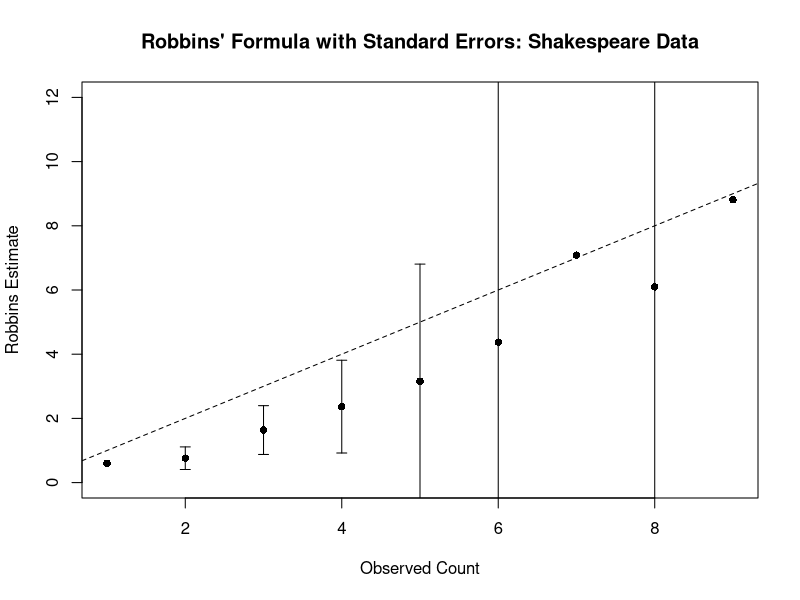

Reproduce this figure in R.
# This code was generated with the help of Claude AI

# Shakespeare Vocabulary Data (from CASI Chapter 6)
# Frequency of word counts in Shakespeare's canon

word_freq <- c(14376, 4343, 1100, 450, 213, 112, 70, 62, 42, 37)
# This represents: 14,376 words appear 1x, 4,343 words appear 2x, etc.

# Create count data: for each observed count x, how many words had that count
counts <- 1:length(word_freq)
names(word_freq) <- counts

# Compute empirical frequency f(x) = (# words with x occurrences) / (total distinct words)
total_distinct <- sum(word_freq)
f_hat <- word_freq / total_distinct

# Robbins' Formula
robbins_formula <- function(x, f_hat) {
  # E[θ|x] = (x+1) * f(x+1) / f(x)
  
  posterior_means <- numeric(length(x))
  
  for (i in seq_along(x)) {
    x_i <- x[i]
    
    # Check if x+1 is in range
    if (x_i + 1 > length(f_hat)) {
      posterior_means[i] <- NA
      next
    }
    
    denom <- f_hat[x_i]
    if (denom == 0) {
      posterior_means[i] <- NA
      next
    }
    
    numer <- (x_i + 1) * f_hat[x_i + 1]
    posterior_means[i] <- numer / denom
  }
  
  return(posterior_means)
}

# Apply Robbins' Formula to observed counts
observed_counts <- 1:9  # words we observed 1x, 2x, ..., 9x times
robbins_estimates <- robbins_formula(observed_counts, f_hat)

# Display results
results <- data.frame(
  observed_count = observed_counts,
  num_words = word_freq[observed_counts],
  robbins_estimate = robbins_estimates
)

print(results)


# Compute standard errors using CASI formula
n <- sum(counts)  # total words in Shakespeare canon
se <- numeric(9)

for (x in 1:9) {
  fx   <- f_hat[x]
  fx1  <- f_hat[x + 1]
  fx2  <- if (x + 2 <= length(f_hat)) f_hat[x + 2] else 0
  
  eb   <- (x + 1) * fx1 / fx          # Robbins' estimate
  term <- (x + 1)^2 * fx2 / fx        # second moment term
  se[x] <- sqrt((term - eb^2) / (n * fx))
}

# Plot with error bars
plot(results$observed_count, results$robbins_estimate,
     xlab = "Observed Count",
     ylab = "Robbins Estimate",
     main = "Robbins' Formula with Standard Errors: Shakespeare Data",
     ylim = c(0, 12), pch = 16)
abline(0, 1, lty = 2)
arrows(results$observed_count, results$robbins_estimate - 2*se,
       results$observed_count, results$robbins_estimate + 2*se,
       length = 0.05, angle = 90, code = 3)


# Interpretation: For words we observed exactly once (observed_count = 1),
# Robbins' Formula gives us a shrinkage estimate of how many times 
# we'd expect those words to appear if we had more Shakespeare text.
